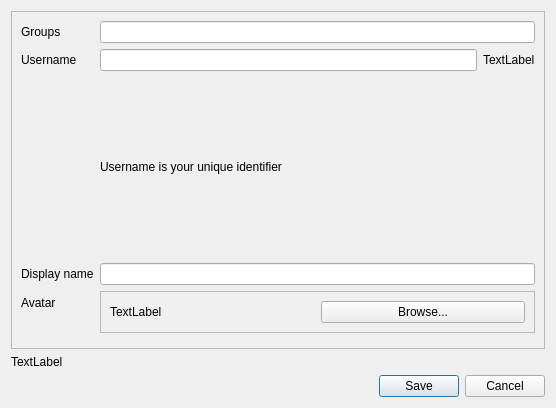
<?xml version="1.0" encoding="UTF-8"?>
<ui version="4.0">
 <class>UserProfileDialog</class>
 <widget class="QDialog" name="UserProfileDialog">
  <property name="geometry">
   <rect>
    <x>0</x>
    <y>0</y>
    <width>556</width>
    <height>408</height>
   </rect>
  </property>
  <property name="windowTitle">
   <string>User profile</string>
  </property>
  <layout class="QVBoxLayout" name="verticalLayout">
   <item>
    <widget class="QFrame" name="frame">
     <property name="frameShape">
      <enum>QFrame::StyledPanel</enum>
     </property>
     <property name="frameShadow">
      <enum>QFrame::Raised</enum>
     </property>
     <layout class="QFormLayout" name="formLayout">
      <item row="0" column="0">
       <widget class="QLabel" name="label_3">
        <property name="text">
         <string>Groups</string>
        </property>
       </widget>
      </item>
      <item row="0" column="1">
       <widget class="QLineEdit" name="groups"/>
      </item>
      <item row="1" column="0">
       <widget class="QLabel" name="label_4">
        <property name="text">
         <string>Username</string>
        </property>
       </widget>
      </item>
      <item row="3" column="0">
       <widget class="QLabel" name="label">
        <property name="text">
         <string>Display name</string>
        </property>
       </widget>
      </item>
      <item row="3" column="1">
       <widget class="QLineEdit" name="displayName"/>
      </item>
      <item row="4" column="0">
       <widget class="QLabel" name="label_2">
        <property name="text">
         <string>Avatar</string>
        </property>
       </widget>
      </item>
      <item row="4" column="1">
       <widget class="QFrame" name="frame_2">
        <property name="frameShape">
         <enum>QFrame::StyledPanel</enum>
        </property>
        <property name="frameShadow">
         <enum>QFrame::Raised</enum>
        </property>
        <layout class="QHBoxLayout" name="horizontalLayout">
         <item>
          <widget class="QLabel" name="avatarImage">
           <property name="text">
            <string>TextLabel</string>
           </property>
          </widget>
         </item>
         <item>
          <widget class="QPushButton" name="browseAvatarButton">
           <property name="text">
            <string>Browse...</string>
           </property>
          </widget>
         </item>
        </layout>
       </widget>
      </item>
      <item row="5" column="0">
       <widget class="QFrame" name="frame_3">
        <property name="frameShape">
         <enum>QFrame::StyledPanel</enum>
        </property>
        <property name="frameShadow">
         <enum>QFrame::Raised</enum>
        </property>
       </widget>
      </item>
      <item row="1" column="1">
       <widget class="QFrame" name="frame_4">
        <property name="frameShape">
         <enum>QFrame::NoFrame</enum>
        </property>
        <property name="frameShadow">
         <enum>QFrame::Raised</enum>
        </property>
        <layout class="QHBoxLayout" name="horizontalLayout_2">
         <property name="leftMargin">
          <number>0</number>
         </property>
         <property name="topMargin">
          <number>0</number>
         </property>
         <property name="rightMargin">
          <number>0</number>
         </property>
         <property name="bottomMargin">
          <number>0</number>
         </property>
         <item>
          <widget class="QLineEdit" name="username"/>
         </item>
         <item>
          <widget class="QLabel" name="usernameAvailabilityIcon">
           <property name="text">
            <string>TextLabel</string>
           </property>
          </widget>
         </item>
        </layout>
       </widget>
      </item>
      <item row="2" column="1">
       <widget class="QLabel" name="usernameAvailability">
        <property name="sizePolicy">
         <sizepolicy hsizetype="MinimumExpanding" vsizetype="MinimumExpanding">
          <horstretch>0</horstretch>
          <verstretch>0</verstretch>
         </sizepolicy>
        </property>
        <property name="font">
         <font>
          <weight>50</weight>
          <bold>false</bold>
          <kerning>true</kerning>
         </font>
        </property>
        <property name="autoFillBackground">
         <bool>false</bool>
        </property>
        <property name="text">
         <string>Username is your unique identifier</string>
        </property>
        <property name="wordWrap">
         <bool>false</bool>
        </property>
       </widget>
      </item>
     </layout>
    </widget>
   </item>
   <item>
    <widget class="QLabel" name="wait">
     <property name="text">
      <string>TextLabel</string>
     </property>
    </widget>
   </item>
   <item>
    <widget class="QDialogButtonBox" name="buttonBox">
     <property name="orientation">
      <enum>Qt::Horizontal</enum>
     </property>
     <property name="standardButtons">
      <set>QDialogButtonBox::Cancel|QDialogButtonBox::Save</set>
     </property>
    </widget>
   </item>
  </layout>
 </widget>
 <resources/>
 <connections>
  <connection>
   <sender>buttonBox</sender>
   <signal>accepted()</signal>
   <receiver>UserProfileDialog</receiver>
   <slot>accept()</slot>
   <hints>
    <hint type="sourcelabel">
     <x>248</x>
     <y>254</y>
    </hint>
    <hint type="destinationlabel">
     <x>157</x>
     <y>274</y>
    </hint>
   </hints>
  </connection>
  <connection>
   <sender>buttonBox</sender>
   <signal>rejected()</signal>
   <receiver>UserProfileDialog</receiver>
   <slot>reject()</slot>
   <hints>
    <hint type="sourcelabel">
     <x>316</x>
     <y>260</y>
    </hint>
    <hint type="destinationlabel">
     <x>286</x>
     <y>274</y>
    </hint>
   </hints>
  </connection>
 </connections>
</ui>
